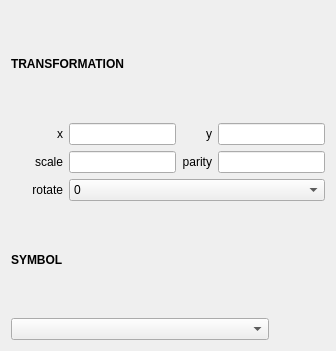
<?xml version="1.0" encoding="UTF-8"?>
<ui version="4.0">
 <class>TargetSettingPanel</class>
 <widget class="QWidget" name="TargetSettingPanel">
  <property name="geometry">
   <rect>
    <x>0</x>
    <y>0</y>
    <width>336</width>
    <height>351</height>
   </rect>
  </property>
  <property name="windowTitle">
   <string>Form</string>
  </property>
  <layout class="QGridLayout" name="gridLayout">
   <item row="0" column="0" colspan="2">
    <widget class="QLabel" name="label_7">
     <property name="font">
      <font>
       <weight>75</weight>
       <bold>true</bold>
      </font>
     </property>
     <property name="text">
      <string>TRANSFORMATION</string>
     </property>
    </widget>
   </item>
   <item row="1" column="1">
    <widget class="QLineEdit" name="lineEditX"/>
   </item>
   <item row="1" column="2">
    <widget class="QLabel" name="label_2">
     <property name="sizePolicy">
      <sizepolicy hsizetype="Minimum" vsizetype="Preferred">
       <horstretch>0</horstretch>
       <verstretch>0</verstretch>
      </sizepolicy>
     </property>
     <property name="text">
      <string>y</string>
     </property>
     <property name="alignment">
      <set>Qt::AlignRight|Qt::AlignTrailing|Qt::AlignVCenter</set>
     </property>
    </widget>
   </item>
   <item row="1" column="3" colspan="2">
    <widget class="QLineEdit" name="lineEditY"/>
   </item>
   <item row="2" column="0">
    <widget class="QLabel" name="label_3">
     <property name="sizePolicy">
      <sizepolicy hsizetype="Minimum" vsizetype="Preferred">
       <horstretch>0</horstretch>
       <verstretch>0</verstretch>
      </sizepolicy>
     </property>
     <property name="text">
      <string>scale</string>
     </property>
     <property name="alignment">
      <set>Qt::AlignRight|Qt::AlignTrailing|Qt::AlignVCenter</set>
     </property>
    </widget>
   </item>
   <item row="2" column="2">
    <widget class="QLabel" name="label_5">
     <property name="sizePolicy">
      <sizepolicy hsizetype="Minimum" vsizetype="Preferred">
       <horstretch>0</horstretch>
       <verstretch>0</verstretch>
      </sizepolicy>
     </property>
     <property name="text">
      <string>parity</string>
     </property>
     <property name="alignment">
      <set>Qt::AlignRight|Qt::AlignTrailing|Qt::AlignVCenter</set>
     </property>
    </widget>
   </item>
   <item row="2" column="3" colspan="2">
    <widget class="QLineEdit" name="lineEditParity"/>
   </item>
   <item row="3" column="0">
    <widget class="QLabel" name="label_4">
     <property name="sizePolicy">
      <sizepolicy hsizetype="Minimum" vsizetype="Preferred">
       <horstretch>0</horstretch>
       <verstretch>0</verstretch>
      </sizepolicy>
     </property>
     <property name="text">
      <string>rotate</string>
     </property>
     <property name="alignment">
      <set>Qt::AlignRight|Qt::AlignTrailing|Qt::AlignVCenter</set>
     </property>
    </widget>
   </item>
   <item row="4" column="0">
    <widget class="QLabel" name="label_6">
     <property name="font">
      <font>
       <weight>75</weight>
       <bold>true</bold>
      </font>
     </property>
     <property name="text">
      <string>SYMBOL</string>
     </property>
    </widget>
   </item>
   <item row="5" column="0" colspan="4">
    <widget class="QComboBox" name="comboBoxShapeChooser"/>
   </item>
   <item row="3" column="1" colspan="4">
    <widget class="QComboBox" name="comboBoxRotate">
     <item>
      <property name="text">
       <string>0</string>
      </property>
     </item>
     <item>
      <property name="text">
       <string>90</string>
      </property>
     </item>
     <item>
      <property name="text">
       <string>180</string>
      </property>
     </item>
     <item>
      <property name="text">
       <string>270</string>
      </property>
     </item>
    </widget>
   </item>
   <item row="1" column="0">
    <widget class="QLabel" name="label">
     <property name="sizePolicy">
      <sizepolicy hsizetype="Minimum" vsizetype="Preferred">
       <horstretch>0</horstretch>
       <verstretch>0</verstretch>
      </sizepolicy>
     </property>
     <property name="text">
      <string>x</string>
     </property>
     <property name="alignment">
      <set>Qt::AlignRight|Qt::AlignTrailing|Qt::AlignVCenter</set>
     </property>
    </widget>
   </item>
   <item row="5" column="4">
    <widget class="ColorChooser" name="colorChooser" native="true"/>
   </item>
   <item row="2" column="1">
    <widget class="QLineEdit" name="lineEditScale"/>
   </item>
  </layout>
 </widget>
 <customwidgets>
  <customwidget>
   <class>ColorChooser</class>
   <extends>QWidget</extends>
   <header>src/widgets/color_chooser.h</header>
   <container>1</container>
  </customwidget>
 </customwidgets>
 <resources/>
 <connections/>
</ui>
